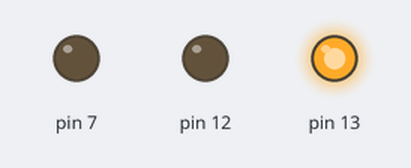
Bench run of a sketch on a simulated Arduino Uno, built with avr-gcc and run on an emulated ATmega328P. On the bench: output pins drawn as LEDs (lit = HIGH).

Above: at 1.0 s.
At 2.7 s:
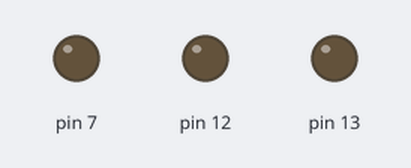
At 3.2 s:
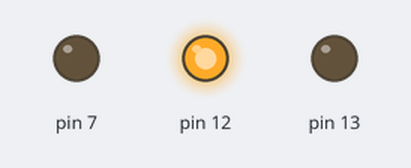
At 5.5 s:
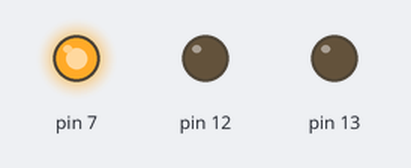
Timing chart, 0 to 9.1 s (numbered marks = the images above):
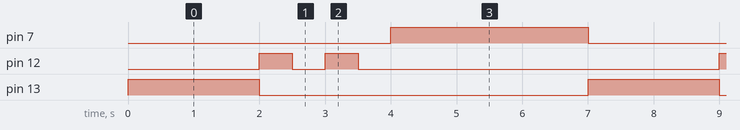

The sketch:

traffic_lights.ino
```cpp
void setup()
{
  pinMode(13,OUTPUT);
  pinMode(12,OUTPUT);
  pinMode(7,OUTPUT);

}

void loop()
{
  digitalWrite(13,HIGH);
  delay(2000);
  digitalWrite(13,LOW);

  digitalWrite(12,HIGH);
  delay(500);
  digitalWrite(12,LOW);
  delay(500);
  digitalWrite(12,HIGH);
  delay(500);
  digitalWrite(12,LOW);
  delay(500);

  digitalWrite(7,HIGH);
  delay(3000);
  digitalWrite(7,LOW);
}
```

Measured:
- by itself, pin 7: alternates HIGH for 3.0 s and LOW for 4.0 s
- by itself, pin 12: repeats every 7.0 s: LOW 0.50 s, HIGH 0.50 s, LOW 5.5 s, HIGH 0.50 s
- by itself, pin 13: alternates HIGH for 2.0 s and LOW for 5.0 s
